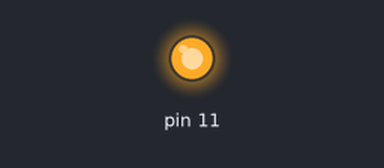
A sketch run on a simulated Arduino Uno, built with avr-gcc and run on an emulated ATmega328P. Parts: output pins drawn as LEDs (lit = HIGH).

Above: at 2.5 s.
At 7.5 s:
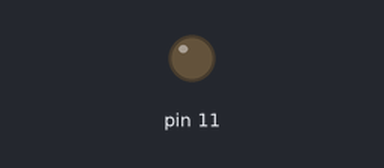
Timing chart, 0 to 13.0 s (numbered marks = the images above):
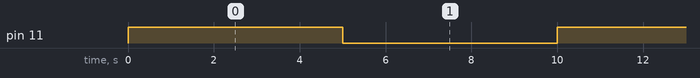

Measured:
- by itself, pin 11: alternates HIGH for 5.0 s and LOW for 5.0 s

The sketch:

mota_test.ino
```cpp
void setup() {
  pinMode(11,OUTPUT);

}

void loop() {
  digitalWrite(11,HIGH);
  delay(5000);
  digitalWrite(11, LOW);
  delay(5000);
}
```
